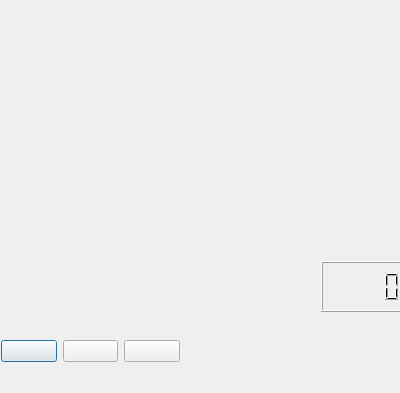
<?xml version="1.0" encoding="UTF-8"?>
<ui version="4.0">
 <class>VideoPlayer</class>
 <widget class="QDialog" name="VideoPlayer">
  <property name="geometry">
   <rect>
    <x>0</x>
    <y>0</y>
    <width>400</width>
    <height>393</height>
   </rect>
  </property>
  <property name="windowTitle">
   <string>VideoPlayer</string>
  </property>
  <widget class="QWidget" name="verticalLayoutWidget_3">
   <property name="geometry">
    <rect>
     <x>0</x>
     <y>0</y>
     <width>401</width>
     <height>261</height>
    </rect>
   </property>
   <layout class="QVBoxLayout" name="vLayoutVideo"/>
  </widget>
  <widget class="QWidget" name="verticalLayoutWidget">
   <property name="geometry">
    <rect>
     <x>1</x>
     <y>261</y>
     <width>321</width>
     <height>51</height>
    </rect>
   </property>
   <layout class="QVBoxLayout" name="vLayoutAvancement_2"/>
  </widget>
  <widget class="QWidget" name="verticalLayoutWidget_2">
   <property name="geometry">
    <rect>
     <x>321</x>
     <y>261</y>
     <width>81</width>
     <height>51</height>
    </rect>
   </property>
   <layout class="QVBoxLayout" name="vLayoutTemps_2">
    <item>
     <widget class="QLCDNumber" name="lcdNumber_2"/>
    </item>
   </layout>
  </widget>
  <widget class="QWidget" name="horizontalLayoutWidget">
   <property name="geometry">
    <rect>
     <x>1</x>
     <y>311</y>
     <width>179</width>
     <height>80</height>
    </rect>
   </property>
   <layout class="QHBoxLayout" name="hLayoutBoutons_2">
    <item>
     <widget class="QPushButton" name="btnPlay_2">
      <property name="text">
       <string/>
      </property>
      <property name="icon">
       <iconset>
        <normaloff>images/audio_player_play.png</normaloff>images/audio_player_play.png</iconset>
      </property>
     </widget>
    </item>
    <item>
     <widget class="QPushButton" name="btnPause_2">
      <property name="text">
       <string/>
      </property>
      <property name="icon">
       <iconset>
        <normaloff>images/audio_player_pause.png</normaloff>images/audio_player_pause.png</iconset>
      </property>
     </widget>
    </item>
    <item>
     <widget class="QPushButton" name="btnStop_2">
      <property name="text">
       <string/>
      </property>
      <property name="icon">
       <iconset>
        <normaloff>images/audio_player_stop.png</normaloff>images/audio_player_stop.png</iconset>
      </property>
     </widget>
    </item>
   </layout>
  </widget>
  <widget class="QWidget" name="horizontalLayoutWidget_2">
   <property name="geometry">
    <rect>
     <x>241</x>
     <y>311</y>
     <width>160</width>
     <height>80</height>
    </rect>
   </property>
   <layout class="QHBoxLayout" name="hLayoutVolume_2">
    <item>
     <widget class="QLabel" name="label_2">
      <property name="text">
       <string/>
      </property>
      <property name="pixmap">
       <pixmap>images/audio_player_volume.png</pixmap>
      </property>
     </widget>
    </item>
   </layout>
  </widget>
 </widget>
 <resources/>
 <connections/>
</ui>
